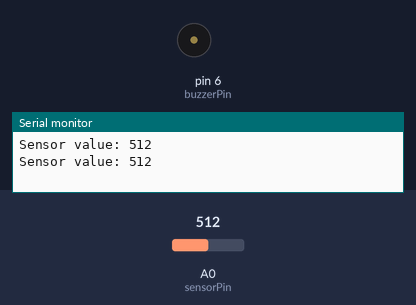
Bench run of a sketch on a simulated Arduino Uno, built with avr-gcc and run on an emulated ATmega328P. On the bench: buzzer (waves = sounding, pin HIGH), the last lines printed to the serial monitor. Inputs (shaded band) come from the test bench; at power-on: A0 (sensorPin) = 512.

Above: at 2.8 s.
2.9 s: A0 (sensorPin) set to 414
6.4 s: A0 (sensorPin) set to 392
At 7.4 s:
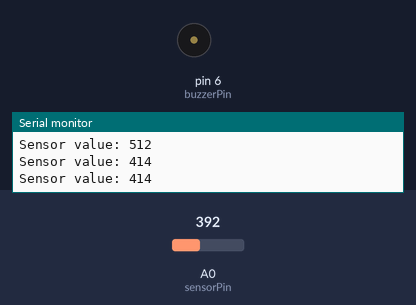
9.1 s: A0 (sensorPin) set to 410
At 10.4 s:
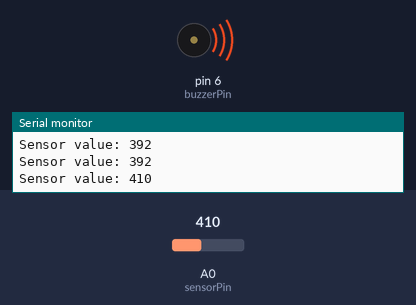
15.1 s: A0 (sensorPin) set to 390
At 16.1 s:
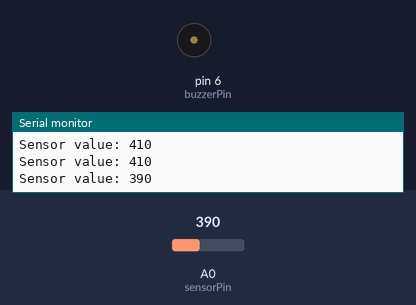
Timing chart, 0 to 18.1 s (numbered marks = the images above; inputs shaded):
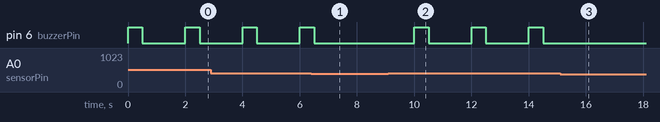

Measured:
- the behaviour switches between 401 and 400 on A0 (sensorPin) (found by bisection; images 0 and 1)
- after the input at 6.4 s, pin 6 (buzzerPin): goes on until 6.5 s, then stays LOW
- after the input at 9.1 s, pin 6 (buzzerPin): alternates HIGH for 0.50 s and LOW for 1.5 s, starting after 0.90 s
- after the input at 15.1 s, pin 6 (buzzerPin): stops changing and stays LOW

The sketch:

mq-3.ino
```cpp
int sensorPin = A0;    // define analog input pin for MQ-3 sensor
int buzzerPin = 6;     // define digital output pin for buzzer
int threshold = 400;   // define gas concentration threshold

void setup() {
  pinMode(buzzerPin, OUTPUT); // set buzzer pin as output
  Serial.begin(9600);         // initialize serial communication at 9600 baud
}

void loop() {
  int sensorValue = analogRead(sensorPin); // read analog value from MQ-3 sensor
  Serial.print("Sensor value: ");
  Serial.println(sensorValue);              // print sensor value to serial monitor

  if(sensorValue > threshold){              // check if gas concentration is above threshold
    digitalWrite(buzzerPin, HIGH);          // turn buzzer on
    delay(500);                             // wait for 0.5 second
    digitalWrite(buzzerPin, LOW);           // turn buzzer off
    delay(500);                             // wait for 0.5 second
  }

  delay(1000);                              // wait for 1 second before taking next reading
}
```
